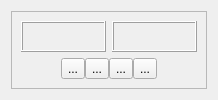
  <widget class="QWidget" name="centralwidget">
   <property name="layoutDirection">
    <enum>Qt::LeftToRight</enum>
   </property>
   <property name="styleSheet">
    <string notr="true"/>
   </property>
   <layout class="QHBoxLayout" name="horizontalLayout_22">
    <item>
     <widget class="QFrame" name="frame">
      <property name="frameShape">
       <enum>QFrame::StyledPanel</enum>
      </property>
      <property name="frameShadow">
       <enum>QFrame::Raised</enum>
      </property>
      <layout class="QHBoxLayout" name="horizontalLayout_21">
       <property name="spacing">
        <number>0</number>
       </property>
       <property name="margin">
        <number>0</number>
       </property>
       <item>
        <layout class="QHBoxLayout" name="horizontalLayout_20">
         <property name="spacing">
          <number>0</number>
         </property>
         <item>
          <widget class="QWidget" name="workspacePre" native="true">
           <property name="sizePolicy">
            <sizepolicy hsizetype="Expanding" vsizetype="Expanding">
             <horstretch>0</horstretch>
             <verstretch>0</verstretch>
            </sizepolicy>
           </property>
           <layout class="QHBoxLayout" name="horizontalLayout_19">
            <property name="spacing">
             <number>0</number>
            </property>
            <property name="margin">
             <number>0</number>
            </property>
            <item>
             <widget class="QFrame" name="modelFramePre">
              <property name="sizePolicy">
               <sizepolicy hsizetype="Expanding" vsizetype="Expanding">
                <horstretch>0</horstretch>
                <verstretch>0</verstretch>
               </sizepolicy>
              </property>
              <property name="frameShape">
               <enum>QFrame::Box</enum>
              </property>
              <property name="frameShadow">
               <enum>QFrame::Raised</enum>
              </property>
             </widget>
            </item>
           </layout>
          </widget>
         </item>
         <item>
          <widget class="QWidget" name="workspacePost" native="true">
           <layout class="QHBoxLayout" name="horizontalLayout_18">
            <item>
             <layout class="QVBoxLayout" name="verticalLayout_13">
              <item>
               <layout class="QHBoxLayout" name="horizontalLayout_17">
                <item>
                 <widget class="QFrame" name="modelFramePost">
                  <property name="sizePolicy">
                   <sizepolicy hsizetype="Expanding" vsizetype="Preferred">
                    <horstretch>0</horstretch>
                    <verstretch>0</verstretch>
                   </sizepolicy>
                  </property>
                  <property name="frameShape">
                   <enum>QFrame::Box</enum>
                  </property>
                  <property name="frameShadow">
                   <enum>QFrame::Raised</enum>
                  </property>
                 </widget>
                </item>
                <item>
                 <widget class="QFrame" name="sliceFramePost">
                  <property name="sizePolicy">
                   <sizepolicy hsizetype="Expanding" vsizetype="Preferred">
                    <horstretch>0</horstretch>
                    <verstretch>0</verstretch>
                   </sizepolicy>
                  </property>
                  <property name="frameShape">
                   <enum>QFrame::Box</enum>
                  </property>
                  <property name="frameShadow">
                   <enum>QFrame::Raised</enum>
                  </property>
                 </widget>
                </item>
               </layout>
              </item>
              <item>
               <layout class="QVBoxLayout" name="verticalLayout_10">
                <property name="spacing">
                 <number>0</number>
                </property>
                <item>
                 <layout class="QHBoxLayout" name="horizontalLayout_25">
                  <item>
                   <spacer name="horizontalSpacer_6">
                    <property name="orientation">
                     <enum>Qt::Horizontal</enum>
                    </property>
                    <property name="sizeHint" stdset="0">
                     <size>
                      <width>40</width>
                      <height>20</height>
                     </size>
                    </property>
                   </spacer>
                  </item>
                  <item>
                   <widget class="QToolButton" name="toolButton_4">
                    <property name="text">
                     <string>...</string>
                    </property>
                    <property name="icon">
                     <iconset resource="resource.qrc">
                      <normaloff>:/icons/icons/media_beginning.png</normaloff>:/icons/icons/media_beginning.png</iconset>
                    </property>
                    <property name="iconSize">
                     <size>
                      <width>24</width>
                      <height>24</height>
                     </size>
                    </property>
                   </widget>
                  </item>
                  <item>
                   <widget class="QToolButton" name="toolButton_3">
                    <property name="text">
                     <string>...</string>
                    </property>
                    <property name="icon">
                     <iconset resource="resource.qrc">
                      <normaloff>:/icons/icons/media_step_back.png</normaloff>:/icons/icons/media_step_back.png</iconset>
                    </property>
                    <property name="iconSize">
                     <size>
                      <width>24</width>
                      <height>24</height>
                     </size>
                    </property>
                   </widget>
                  </item>
                  <item>
                   <widget class="QToolButton" name="toolButton">
                    <property name="text">
                     <string>...</string>
                    </property>
                    <property name="icon">
                     <iconset resource="resource.qrc">
                      <normaloff>:/icons/icons/media_step_forward.png</normaloff>:/icons/icons/media_step_forward.png</iconset>
                    </property>
                    <property name="iconSize">
                     <size>
                      <width>24</width>
                      <height>24</height>
                     </size>
                    </property>
                   </widget>
                  </item>
                  <item>
                   <widget class="QToolButton" name="toolButton_6">
                    <property name="text">
                     <string>...</string>
                    </property>
                    <property name="icon">
                     <iconset resource="resource.qrc">
                      <normaloff>:/icons/icons/media_end.png</normaloff>:/icons/icons/media_end.png</iconset>
                    </property>
                    <property name="iconSize">
                     <size>
                      <width>24</width>
                      <height>24</height>
                     </size>
                    </property>
                   </widget>
                  </item>
                  <item>
                   <spacer name="horizontalSpacer_7">
                    <property name="orientation">
                     <enum>Qt::Horizontal</enum>
                    </property>
                    <property name="sizeHint" stdset="0">
                     <size>
                      <width>40</width>
                      <height>20</height>
                     </size>
                    </property>
                   </spacer>
                  </item>
                 </layout>
                </item>
               </layout>
              </item>
             </layout>
            </item>
           </layout>
          </widget>
         </item>
        </layout>
       </item>
      </layout>
     </widget>
    </item>
   </layout>
  </widget>
